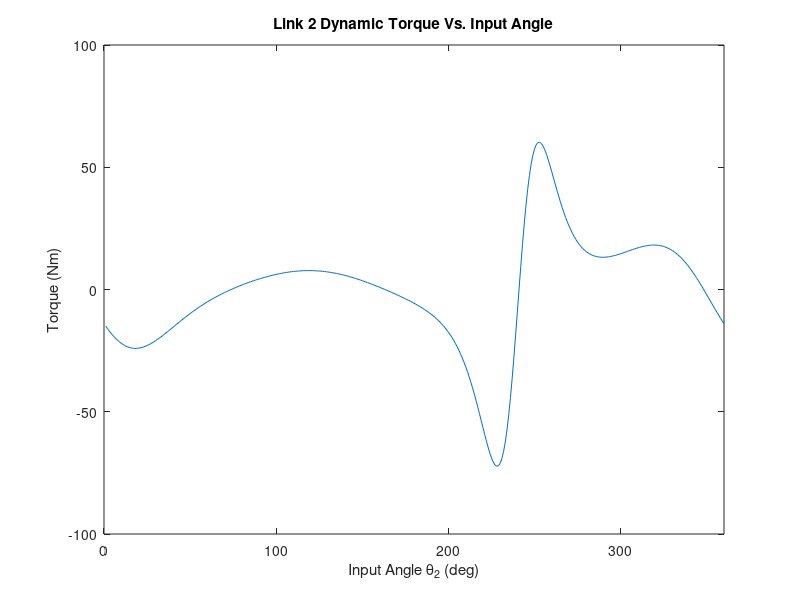
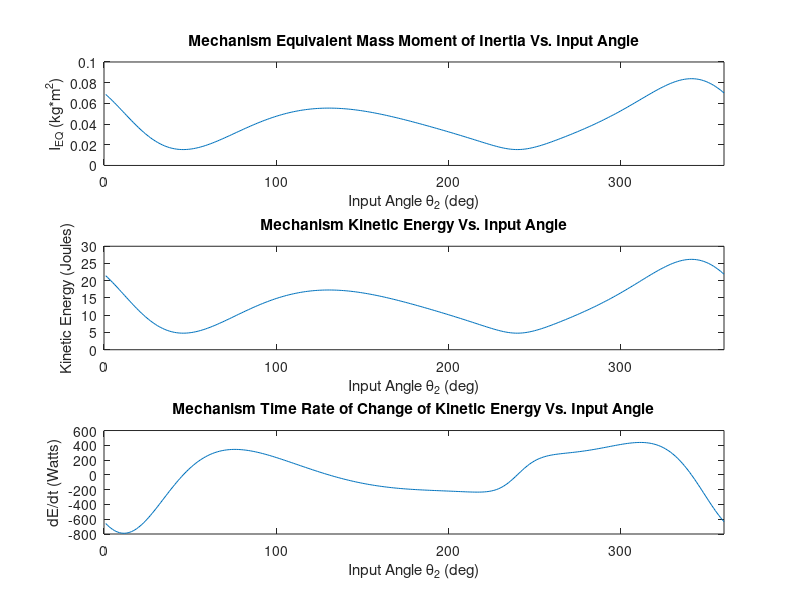
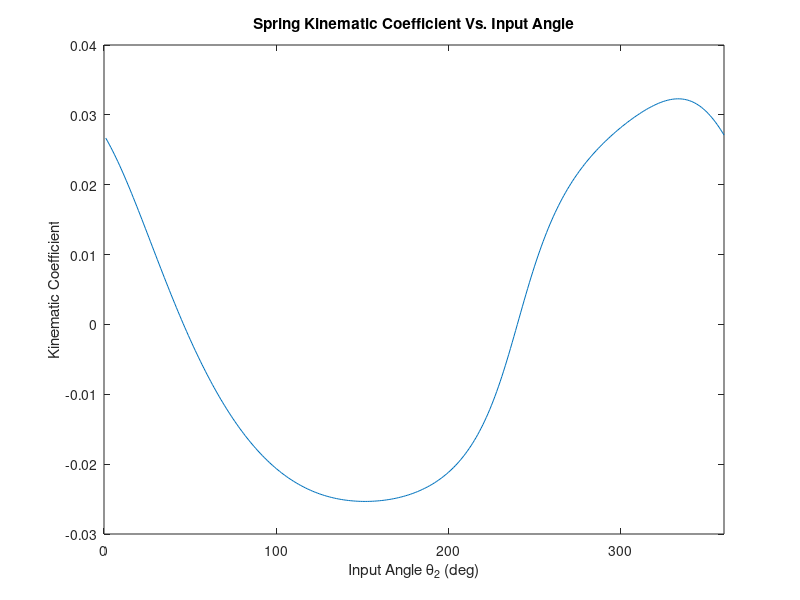
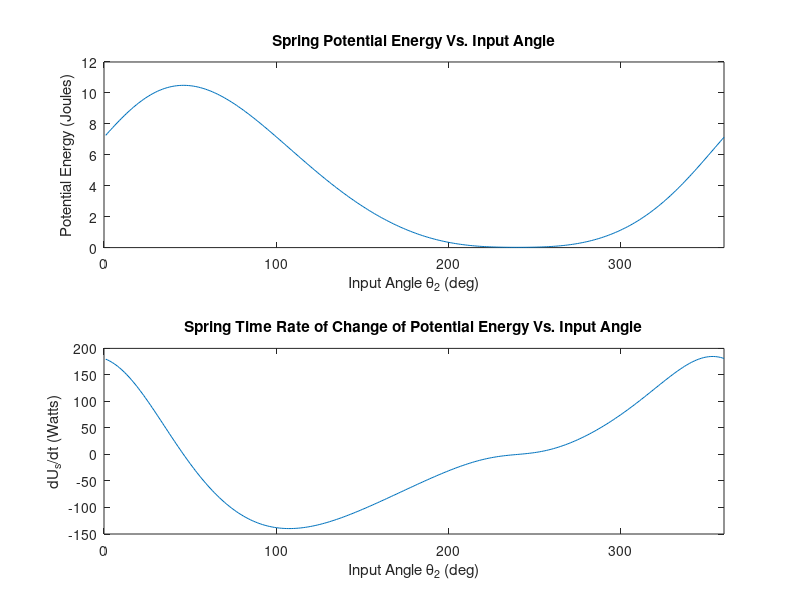

The MATLAB script that drew these images, in order: (Note: this script raises an error after producing the figures.)
%% ME 452 Fall 2021
% Project 2
% Nicholas Uhlarik
% Deliverable 2
% 11 November 2021
% Updated 4 December 2021

close all
clear all
clc

%% Constants

%Global
resolution = 0.01; %deg
g = 9.810; %m/s^2

%Spring
k = 5000; %N/m
Rs0 = 150 / 1000; %m

%Damper
C = 350; %Ns/m
h = 101.6 / 1000; %m

% Link 1
R1 = 203.20 / 1000; %m
R11 = 101.60 / 1000; %m
Theta1 = 0; %deg

% Link 2
R2 = 57.15 / 1000; %m
m2 = 2; %kg
Ig2 = 0.0067; %kgm^2
Theta2 = (1:1:360)'; %deg
Theta2Short = Theta2(1:10:end,:);
empty = zeros(size(Theta2));
Theta2prime = empty + 1;
Theta2Doubleprime = empty;
Omega2a = 25; %rad/s
Omega2b = 50; %rad/s
Alpha2 = 0; %rad/s^2
A2x = 0; %m/s^2
A2y = 0; %m/s^2
XG2prime = empty;
YG2prime = empty;
XG2Doubleprime = empty;
YG2Doubleprime = empty;

% Link 3
R3 = 184.15 / 1000; %m
R33 = R3 / 2; %m
m3 = 5.5; %kg
Ig3 = 0.0433; %kgm^2
Theta3 = empty; %deg
Theta3prime = empty;
Theta3Doubleprime = empty;
Xg = empty; %m
Yg = empty; %m
Xgprime = empty;
Ygprime = empty;
XgDoubleprime = empty;
YgDoubleprime = empty;
DeltaTheta3star = 1; %rad
Det_34 = empty;

% Link 4
R4 = 177.8 / 1000; %m
R44 = 127.00 / 1000; %m
m4 = 7.5; %kg
Ig4 = 0.2426; %kgm^2
Theta4 = empty;
Theta4prime = empty;
Theta4Doubleprime = empty;
A4x = 0; %m/s^2
A4y = 0; %m/s^2
DeltaTheta4star = 1; %rad
XG4prime = empty;
YG4prime = empty;
XG4Doubleprime = empty;
YG4Doubleprime = empty;

% Link 5
R5 = 50.80 / 1000; %m
R55 = 25.40 / 1000; %m
m5 = 1.5; %kg
Ig5 = 0.0009; %kgm^2
Theta5 = empty;
Theta5prime = empty;
Theta5Doubleprime = empty;
Xp = empty; %m
Yp = empty; %m
Xprime = empty;
Yprime = empty;
Xdprime = empty;
Ydprime = empty;
Rpprime = empty;
DeltaTheta5star = 1; %rad
Utx = empty;
Uty = empty;
Unx = empty;
Uny = empty;
Rhop = empty;
Xcc = empty; %m
Ycc = empty; %m
Det_56 = empty;

%Link 6
R6 = 127.00 / 1000; %m
m6 = 6; %kg
Ig6 = 0.0634; %kgm^2
Theta6 = empty;
Theta6prime = empty;
Theta6Doubleprime = empty;
A6x = 0; %m/s^2
A6y = 0; %m/s^2
DeltaTheta6star = 1; %rad
XG6prime = empty;
YG6prime = empty;
XG6Doubleprime = empty;
YG6Doubleprime = empty;

% Dynamic Forces
F65x = empty; %N
F65y = empty; %N
F34x = empty; %N
F34y = empty; %N
F16x = empty; %N
F16y = empty; %N
F12x = empty; %N
F12y = empty; %N
F45x = empty; %N
F45y = empty; %N
F14x = empty; %N
F14y = empty; %N
F23x = empty; %N
F23y = empty; %N
T12 = empty; %Nm

% Static Forces
RF65x = empty; %N
RF65y = empty; %N
RF34x = empty; %N
RF34y = empty; %N
RF16x = empty; %N
RF16y = empty; %N
RF12x = empty; %N
RF12y = empty; %N
RF45x = empty; %N
RF45y = empty; %N
RF14x = empty; %N
RF14y = empty; %N
RF23x = empty; %N
RF23y = empty; %N
RT12 = empty; %Nm

% Spring
R7prime = empty;
Theta7prime = empty;

% Damper
DeltaRc = empty;

%% Postures

% Initial Posture Guesses
Theta3star = 60; %rad
Theta4star = 110; %rad
Theta5star = 320; %rad
Theta6star = 40; %rad

for i = 1:length(Theta2)
    
    % Links 3 & 4 Using Newton Raphson
    iteration = 0;
    while ((abs(DeltaTheta3star) > resolution) || (abs(DeltaTheta4star) > resolution))
        
        iteration = iteration + 1;
        
        epsilon_x = R2 * cosd(Theta2(i)) + R3 * cosd(Theta3star) - R4 * cosd(Theta4star) - R1 * cosd(Theta1);
        epsilon_y = R2 * sind(Theta2(i)) + R3 * sind(Theta3star) - R4 * sind(Theta4star) - R1 * sind(Theta1);
        
        DeltaTheta3star = (((epsilon_x * R4 * cosd(Theta4star)) + (epsilon_y * R4 * sind(Theta4star))) / (R3 * R4 * sind(Theta3star - Theta4star))) * (180/pi); %deg
        DeltaTheta4star = (((epsilon_y * R3 * sind(Theta3star)) + (epsilon_x * R3 * cosd(Theta3star))) / (R3 * R4 * sind(Theta3star - Theta4star))) * (180/pi); %deg
        
        Theta3star = Theta3star + DeltaTheta3star; %deg
        Theta4star = Theta4star + DeltaTheta4star; %deg
        
        if (iteration > 10)
            disp('Error Section 1')
            break
        end
    end
    
    Theta3(i) = Theta3star;
    Theta4(i) = Theta4star;
    
    DeltaTheta3star = 1;
    DeltaTheta4star = 1;
    
    Det_34(i) = R3 * R4 * sind(Theta3(i) - Theta4(i)) * (180 / pi); %deg
    
    % Links 5 & 6 Using Newton Raphson
    iteration = 0;
    while (abs(DeltaTheta5star) > resolution || abs(DeltaTheta6star) > resolution)
        
        iteration = iteration + 1;
        
        epsilon_x2 = R6 * cosd(Theta6star) - R5 * cosd(Theta5star) - R44 * cosd(Theta4(i)) - R11 * cosd(Theta1);
        epsilon_y2 = R6 * sind(Theta6star) - R5 * sind(Theta5star) - R44 * sind(Theta4(i)) - R11 * sind(Theta1);
        
        DeltaTheta5star = ((((-epsilon_x2) * R6 * cosd(Theta6star)) + (-epsilon_y2 * R6 .* sind(Theta6star))) / (R5 * R6 * sind(Theta5star - Theta6star))) * (180 / pi); %deg
        DeltaTheta6star = ((((-epsilon_y2) * R5 * sind(Theta5star)) + (-epsilon_x2 * R5 .* cosd(Theta6star))) / (R5 * R6 * sind(Theta5star - Theta6star))) * (180 / pi);
        
        Theta5star = Theta5star + DeltaTheta5star; %deg
        Theta6star = Theta6star + DeltaTheta6star; %deg
        
        if (iteration > 10)
            disp('Error Section 2')
            break
        end
    end
    
    if (Theta5star > 360)
        Theta5star = Theta5star - 360;
        
    elseif (Theta5star < 0)
        Theta5star = Theta5star + 360;
    end
    
    Det_56(i) = R5 * R6 * sind(Theta5(i) - Theta6(i)); %deg
    
    Theta5(i) = Theta5star;
    Theta6(i) = Theta6star;
    
    DeltaTheta5star = 1;
    DeltaTheta6star = 1;
end

swing4 = max(Theta4) - min(Theta4);

%% Kinematic Coefficients

for i = 1:length(Theta2)
    %Link 3 and 4
    A = [-R3 * sind(Theta3(i)), R4 * sind(Theta4(i)); R3 * cosd(Theta3(i)), -R4 * cosd(Theta4(i))];
    B = [R2 * sind(Theta2(i)); -R2 * cosd(Theta2(i))];
    
    X = linsolve(A,B);
    Theta3prime(i) = X(1);
    Theta4prime(i) = X(2);
    
    B = [R2 * cosd(Theta2(i)) + R3 * cosd(Theta3(i)) * Theta3prime(i)^2 - R4 * cosd(Theta4(i)) * Theta4prime(i)^2; R2 * sind(Theta2(i)) + R3 * sind(Theta3(i)) * Theta3prime(i)^2 - R4 * sind(Theta4(i)) * Theta4prime(i)^2];
    X = linsolve(A,B);
    Theta3Doubleprime(i) = X(1);
    Theta4Doubleprime(i) = X(2);
    
    %Link 5 and 6
    A = [R5 * sind(Theta5(i)), -R6 * sind(Theta6(i)); -R5 * cosd(Theta5(i)), R6 * cosd(Theta6(i))];
    B = [-R44 * sind(Theta4(i)) * Theta4prime(i); R44 * cosd(Theta4(i)) * Theta4prime(i)];
    
    X = linsolve(A,B);
    Theta5prime(i) = X(1);
    Theta6prime(i) = X(2);
    
    B = [-R44 * (cosd(Theta4(i)) * Theta4prime(i)^2 + sind(Theta4(i)) * Theta4Doubleprime(i)) - R5 * cosd(Theta5(i)) * Theta5prime(i)^2 + R6 * cosd(Theta6(i)) * Theta6prime(i)^2; ...
        R44 * (-sind(Theta4(i)) * Theta4prime(i)^2 + cosd(Theta4(i)) * Theta4Doubleprime(i)) - R5 * sind(Theta5(i)) * Theta5prime(i)^2 + R6 * sind(Theta6(i)) * Theta6prime(i)^2];
    
    X = linsolve(A,B);
    Theta5Doubleprime(i) = X(1);
    Theta6Doubleprime(i) = X(2);

end

%Velocity
Omega3a = Theta3prime * Omega2a;
Omega4a = Theta4prime * Omega2a;
Omega5a = Theta5prime * Omega2a;
Omega6a = Theta6prime * Omega2a;

Omega3b = Theta3prime * Omega2b;
Omega4b = Theta4prime * Omega2b;
Omega5b = Theta5prime * Omega2b;
Omega6b = Theta6prime * Omega2b;

%Acceleration
Alpha3a = Theta3Doubleprime * Omega2a^2 + Theta3prime * Alpha2;
Alpha4a = Theta4Doubleprime * Omega2a^2 + Theta4prime * Alpha2;
Alpha5a = Theta5Doubleprime * Omega2a^2 + Theta5prime * Alpha2;
Alpha6a = Theta6Doubleprime * Omega2a^2 + Theta6prime * Alpha2;

Alpha3b = Theta3Doubleprime * Omega2b^2 + Theta3prime * Alpha2;
Alpha4b = Theta4Doubleprime * Omega2b^2 + Theta4prime * Alpha2;
Alpha5b = Theta5Doubleprime * Omega2b^2 + Theta5prime * Alpha2;
Alpha6b = Theta6Doubleprime * Omega2b^2 + Theta6prime * Alpha2;

%% Kinematics of Points in Mechanism

for i = 1:length(Theta2)
    % Kinematics of Point P
    Xp(i) = R1 * cosd(Theta1) + R44 * cosd(Theta4(i)) + R55 * cosd(Theta5(i));
    Yp(i) = R1 * sind(Theta1) + R44 * sind(Theta4(i)) + R55 * sind(Theta5(i));
    
    Xprime(i) = -R44 * sind(Theta4(i)) * Theta4prime(i) - R55 * sind(Theta5(i)) * Theta5prime(i);
    Yprime(i) = R44 * cosd(Theta4(i)) * Theta4prime(i) + R55 * cosd(Theta5(i)) * Theta5prime(i);
    
    Xdprime(i) = -R44 * (cosd(Theta4(i)) * Theta4prime(i)^2 + sind(Theta4(i)) * Theta4Doubleprime(i)) ...
        -R55 * (cosd(Theta5(i)) * Theta5prime(i)^2 + sind(Theta5(i)) * Theta5Doubleprime(i));
    Ydprime(i) = -R44 * (sind(Theta4(i)) * Theta4prime(i)^2 - cosd(Theta4(i)) * Theta4Doubleprime(i)) ...
        -R55 * (sind(Theta5(i)) * Theta5prime(i)^2 - cosd(Theta5(i)) * Theta5Doubleprime(i));
    
    % Kinematics of Point G
    Xg(i) = R1 * cosd(Theta1) + R4 * cosd(Theta4(i)) - R33 * cosd(Theta3(i));
    Yg(i) = R1 * sind(Theta1) + R4 * sind(Theta4(i)) - R33 * sind(Theta3(i));
    
    Xgprime(i) = -R4 * sind(Theta4(i)) * Theta4prime(i) + R33 * sind(Theta3(i)) * Theta3prime(i);
    Ygprime(i) = R4 * cosd(Theta4(i)) * Theta4prime(i) - R33 * cosd(Theta3(i)) * Theta3prime(i);
    
    XgDoubleprime(i) = -R4 * cosd(Theta4(i)) * Theta4prime(i)^2 - R4 * sind(Theta4(i)) * Theta4Doubleprime(i) ...
        + R33 * cosd(Theta3(i)) * Theta3prime(i)^2 + R33 * sind(Theta3(i)) * Theta3Doubleprime(i);
    YgDoubleprime(i) = -R4 * sind(Theta4(i)) * Theta4prime(i)^2 + R4 * cosd(Theta4(i)) * Theta4Doubleprime(i) ...
        + R33 * sind(Theta3(i)) * Theta3prime(i)^2 - R33 * cosd(Theta3(i)) * Theta3Doubleprime(i);
    
    
    % Point P Path Analysis
    Rpprime(i) = sqrt(Xprime(i) ^ 2 + Yprime(i) ^ 2);
    
    Utx(i) = Xprime(i) / Rpprime(i); %m/s
    Uty(i) = Yprime(i) / Rpprime(i); %m/s
    Uny(i) = Xprime(i) / Rpprime(i); %m/s
    Unx(i) = -Yprime(i) / Rpprime(i); %m/s
    
    Rhop(i) = (Rpprime(i) ^ 3) / (Xprime(i) * Ydprime(i) - Yprime(i) * Xdprime(i)); %m
    
    Xcc(i) = Xp(i) + Rhop(i) * (-Yprime(i) / Rpprime(i)); %m
    Ycc(i) = Yp(i) + Rhop(i) * (Xprime(i) / Rpprime(i)); %m
    
end

% Minimum and Maximum Displacements of Point P
[Xmin_P, XminPos] = min(Xp);
[Xmax_P, XmaxPos] = max(Xp);
[Ymin_P, YminPos] = min(Yp);
[Ymax_P, YmaxPos] = max(Yp);

Xmin_Theta2 = Theta2(XminPos);
Xmax_Theta2 = Theta2(XmaxPos);
Ymin_Theta2 = Theta2(YminPos);
Ymax_Theta2 = Theta2(YmaxPos);

deltaXp = Xmax_P - Xmin_P;
deltaYp = Ymax_P - Ymin_P;

% Velocity of Points
Vpx = Xprime * Omega2a;
Vpy = Yprime * Omega2a;
Vgx = Xgprime * Omega2a;
Vgy = Ygprime * Omega2a;

% Acceleration of Points
Apx = Xdprime * Omega2a^2 + Xprime * Alpha2;
Apy = Ydprime * Omega2a^2 + Yprime * Alpha2;

Agx = XgDoubleprime * Omega2a^2 + Xgprime * Alpha2;
Agy = YgDoubleprime * Omega2a^2 + Ygprime * Alpha2;

%% Dynamic Force Analysis

for i = 1:length(Theta2)
    A = [-R6 * sind(Theta6(i)), -R6 * cosd(Theta6(i)); R5 * sind(Theta5(i)), R5 * cosd(Theta6(i))];
    B = [Ig6 * Alpha6a(i); Ig5 * Alpha5a(i) + m5 * (-R55 * cosd(Theta5(i)) * Apy(i) + R55 * sind(Theta5(i)) * Apx(i)) + m5 * g * R55 * cosd(Theta5(i))];
    X = linsolve(A,B);
    
    F65x(i) = X(1);
    F65y(i) = X(2);
    
    F45x(i) = m5 * Apx(i) - F65x(i);
    F45y(i) = m5 * Agy(i) + g * m5 - F65y(i);
    
    A = [R4 * sind(Theta4(i)), R4 * cosd(Theta4(i)); -R3 * sind(Theta3(i)), -R3 * cosd(Theta3(i))];
    B = [Ig4 * Alpha4a(i) + F45y(i) * R44 * cosd(Theta4(i)) + F45x(i) * R44 * sind(Theta4(i)); ...
        Ig3 * Alpha3a(i) + m3 * (-R33 * cosd(Theta3(i)) * Agy(i) + R33 * sind(Theta3(i)) * Agx(i)) + g * m3 * R33 * cosd(Theta3(i))];
    X = linsolve(A,B);
    
    F34x(i) = X(1);
    F34y(i) = X(2);
    
    F14x(i) = m4 * A4x + F45x(i) - F34x(i);
    F14y(i) = m4 * A4y + g * m4 + F45y(i) - F34y(i);
    
    F16x(i) = m6 * A6x + F65x(i);
    F16y(i) = m6 * A6y + g * m6 + F65y(i);
    
    F23x(i) = m3 * Agx(i) + F34x(i);
    F23y(i) = m3 * Agy(i) + g * m3 + F34y(i);
    
    F12x(i) = m2 * A2x + F23x(i);
    F12y(i) = m2 * A2y + g * m2 + F23y(i);
    
    T12(i) = Ig2 * Alpha2 + F23x(i) * R2 * sind(Theta2(i)) + F23y(i) * R2 * cosd(Theta2(i));

end

%% Static Force Analysis

for i = 1:length(Theta2)
    A = [-R6 * sind(Theta6(i)), -R6 * cosd(Theta6(i)); R5 * sind(Theta5(i)), R5 * cosd(Theta6(i))];
    B = [0; m5 * g * R55 * cosd(Theta5(i))];
    X = linsolve(A,B);
    
    RF65x(i) = X(1);
    RF65y(i) = X(2);
    
    RF45x(i) = -RF65x(i);
    RF45y(i) = g * m5 - RF65y(i);
    
    A = [R4 * sind(Theta4(i)), R4 * cosd(Theta4(i)); -R3 * sind(Theta3(i)), -R3 * cosd(Theta3(i))];
    B = [RF45y(i) * R44 * cosd(Theta4(i)) + RF45x(i) * R44 * sind(Theta4(i)); ...
        g * m3 * R33 * cosd(Theta3(i))];
    X = linsolve(A,B);
    
    RF34x(i) = X(1);
    RF34y(i) = X(2);
    
    RF14x(i) = RF45x(i) - RF34x(i);
    RF14y(i) = g * m4 + RF45y(i) - RF34y(i);
    
    RF16x(i) = RF65x(i);
    RF16y(i) = g * m6 + RF65y(i);
    
    RF23x(i) = RF34x(i);
    RF23y(i) = g * m3 + RF34y(i);
    
    RF12x(i) = RF23x(i);
    RF12y(i) = g * m2 + RF23y(i);
    
    RT12(i) = RF23x(i) * R2 * sind(Theta2(i)) + RF23y(i) * R2 * cosd(Theta2(i));

end

%% Kinetic Energy & Equivalent Moments of Intertia
A2 = m2 * (XG2prime.^2 + YG2prime.^2) + Ig2 * Theta2prime.^2; %kg*m^2
A3 = m3 * (Xgprime.^2 + Ygprime.^2) + Ig3 * Theta3prime.^2; %kg*m^2
A4 = m4 * (XG4prime.^2 + YG4prime.^2) + Ig4 * Theta4prime.^2; %kg*m^2
A5 = m5 * (Xprime.^2 + Yprime.^2) + Ig5 * Theta5prime.^2; %kg*m^2
A6 = m6 * (XG6prime.^2 + YG6prime.^2) + Ig6 * Theta6prime.^2; %kg*m^2

Ieq = A2 + A3 + A4 + A5 + A6; %kg*m^2

KE = 0.5 * Ieq * Omega2a^2; %Joule

B2 = m2 * (XG2prime .* XG2Doubleprime + YG2prime .* YG2Doubleprime) + Ig2 * Theta2prime .* Theta2Doubleprime; %kg*m^2
B3 = m3 * (Xgprime .* XgDoubleprime + Ygprime .* YgDoubleprime) + Ig3 * Theta3prime .* Theta3Doubleprime; %kg*m^2
B4 = m4 * (XG4prime .* XG4Doubleprime + YG4prime .* YG4Doubleprime) + Ig4 * Theta4prime .* Theta4Doubleprime; %kg*m^2
B5 = m5 * (Xprime .* Xdprime + Yprime .* Ydprime) + Ig5 * Theta5prime .* Theta5Doubleprime; %kg*m^2
B6 = m6 * (XG6prime .* XG6Doubleprime + YG6prime .* YG6Doubleprime) + Ig6 * Theta6prime .* Theta6Doubleprime; %kg*m^2

Btot = B2 + B3 + B4 + B5 + B6; %kg*m^2

dEdt = Ieq * Omega2a * Alpha2 + Btot * Omega2a ^ 3; %Watt

%% Spring Potential Energy
R7 = sqrt(Xp.^2 + Yp.^2);
Theta7 = acosd(Xp ./ R7);

for i = 1:length(Theta2)
    A = [cosd(Theta7(i)), -R7(i)*sind(Theta7(i)); sind(Theta7(i)), R7(i)*cosd(Theta7(i))];
    B = [-R55*sind(Theta5(i))*Theta5prime(i)-R44*sind(Theta4(i))*Theta4prime(i); R55*cosd(Theta5(i))*Theta5prime(i)+R44*cosd(Theta4(i))*Theta4prime(i)];
    
    x = linsolve(A,B);
    
    R7prime(i) = x(1);
    Theta7prime(i) = x(2);
end

Us = 0.5 * k * (R7 - Rs0).^2; %Joules
dUsdt = k * (R7 - Rs0) .* R7prime * Omega2a;

%% Gravitational Potential Energy
Ug3 = m3 * g * Yg; %Joules
Ug5 = m5 * g * Yp; %Joules
Ugtot = Ug3 + Ug5; %Joules
dUgdt = (m3 * g * Ygprime + m5 * g * Yprime) * Omega2a; %Watts

%% Viscous Damper Dissipation Energy
R8prime = R44 * sind(Theta4) .* Theta4prime + R55 * sind(Theta5) .* Theta5prime;
for i = 1:length(Theta2)
    if (i == 1)
        DeltaRc(i) = Xp(i) - Xp(end);
    end
    if (i > 1)
        DeltaRc(i) = Xp(i) - Xp(i-1);
    end
end

Wc = C * R8prime * Omega2a .* DeltaRc; %Joules
dWcdt = C * R8prime.^2 * Omega2a^2; %Watts

%% Power Equation & Equation of Motion
Power = dEdt + dUsdt + dUgdt + dWcdt; %Watts
EOM_T12 = Power / Omega2a; %Nm

%% Postures Plots
% figure();
% subplot(2,1,1);
% hold on
% plot(Theta2, Theta3);
% plot(Theta2, Theta4);
% plot(Theta2, Theta5);
% plot(Theta2, Theta6);
% title('Link Postures Vs. Input Angle');
% xlabel('Input Angle \theta_2 (deg)');
% xlim([0 360]);
% ylabel('Link Postures (deg)');
% legend('\theta_3', '\theta_4', '\theta_5', '\theta_6', 'Location', 'eastoutside');
% hold off
% Postures = horzcat(Theta3, Theta4, Theta5, Theta6);
% Postures = Postures(1:10:end,:);

%% Determinants Plots
% subplot(2,1,2);
% hold on
% plot(Theta2, Det_34);
% plot(Theta2, Det_56);
% title('Determinants Vs. Input Angle');
% xlabel('Input Angle \theta_2 (deg)');
% xlim([0 360]);
% ylabel('Determinants (m^2)');
% legend('Links 3 & 4', 'Links 5 & 6', 'Location', 'eastoutside');
% hold off
% Determinants = horzcat(Det_34, Det_56);
% Determinants = Determinants(1:10:end, :);

%% Postures Plots
% figure();
% subplot(2,1,1);
% hold on
% plot(Theta2, Theta3prime);
% plot(Theta2, Theta4prime);
% plot(Theta2, Theta5prime);
% plot(Theta2, Theta6prime);
% title('Link First Order Kinemtaic Coefficients Vs. Input Angle');
% xlabel('Input Angle \theta_2 (deg)');
% xlim([0 360]);
% ylabel('Kinematic Coefficients');
% legend('\theta_3''', '\theta_4''', '\theta_5''', '\theta_6''', 'Location', 'eastoutside');
% hold off
% FirstOrderKC = horzcat(Theta3prime, Theta4prime, Theta5prime, Theta6prime);
% FirstOrderKC = FirstOrderKC(1:10:end,:);
% 
% subplot(2,1,2);
% hold on
% plot(Theta2, Theta3Doubleprime);
% plot(Theta2, Theta4Doubleprime);
% plot(Theta2, Theta5Doubleprime);
% plot(Theta2, Theta6Doubleprime);
% title('Link Second Order Kinemtaic Coefficients Vs. Input Angle');
% xlabel('Input Angle \theta_2 (deg)');
% xlim([0 360]);
% ylabel('Second Order Kinematic Coefficients');
% legend('\theta_3"', '\theta_4"', '\theta_5"', '\theta_6"', 'Location', 'eastoutside');
% hold off
% SecondOrderKC = horzcat(Theta3Doubleprime, Theta4Doubleprime, Theta5Doubleprime, Theta6Doubleprime);
% SecondOrderKC = SecondOrderKC(1:10:end,:);

%% Angular Velocities Plots
% figure();
% subplot(2,1,1);
% hold on
% plot(Theta2, Omega3a);
% plot(Theta2, Omega4a);
% plot(Theta2, Omega5a);
% plot(Theta2, Omega6a);
% title('Link Angular Velocities Vs. Input Angle for \omega_2 = 25 rad/s');
% xlabel('Input Angle \theta_2 (deg)');
% xlim([0 360]);
% ylabel('Angular Velocity (rad/s)');
% legend('\omega_3', '\omega_4', '\omega_5', '\omega_6', 'Location', 'eastoutside');
% hold off
% AngularVelocityA = horzcat(Omega3a, Omega4a, Omega5a, Omega6a);
% AngularVelocityA = AngularVelocityA(1:10:end,:);
% 
% subplot(2,1,2);
% hold on
% plot(Theta2, Omega3b);
% plot(Theta2, Omega4b);
% plot(Theta2, Omega5b);
% plot(Theta2, Omega6b);
% title('Link Angular Velocities Vs. Input Angle for \omega_2 = 50 rad/s');
% xlabel('Input Angle \theta_2 (deg)');
% xlim([0 360]);
% ylabel('Angular Velocity (rad/s)');
% legend('\omega_3', '\omega_4', '\omega_5', '\omega_6', 'Location', 'eastoutside');
% hold off
% AngularVelocityB = horzcat(Omega3b, Omega4b, Omega5b, Omega6b);
% AngularVelocityB = AngularVelocityB(1:10:end,:);

%% Angular Acceleration Plots
% figure();
% subplot(2,1,1);
% hold on
% plot(Theta2, Alpha3a);
% plot(Theta2, Alpha4a);
% plot(Theta2, Alpha5a);
% plot(Theta2, Alpha6a);
% title('Link Angular Accelerations Vs. Input Angle for \omega_2 = 25 rad/s');
% xlabel('Input Angle \theta_2 (deg)');
% xlim([0 360]);
% ylabel('Angular Acceleration (rad/s^2)');
% legend('\alpha_3', '\alpha_4', '\alpha_5', '\alpha_6', 'Location', 'eastoutside');
% hold off
% AngularAccelerationA = horzcat(Alpha3a, Alpha4a, Alpha5a, Alpha6a);
% AngularAccelerationA = AngularAccelerationA(1:10:end,:);
% 
% subplot(2,1,2);
% hold on
% plot(Theta2, Alpha3b);
% plot(Theta2, Alpha4b);
% plot(Theta2, Alpha5b);
% plot(Theta2, Alpha6b);
% title('Link Angular Accelerations Vs. Input Angle for \omega_2 = 50 rad/s');
% xlabel('Input Angle \theta_2 (deg)');
% xlim([0 360]);
% ylabel('Angular Acceleration (rad/s^2)');
% legend('\alpha_3', '\alpha_4', '\alpha_5', '\alpha_6', 'Location', 'eastoutside');
% hold off
% AngularAccelerationB = horzcat(Omega3b, Omega4b, Omega5b, Omega6b);
% AngularAccelerationB = AngularAccelerationB(1:10:end,:);

%% Kinematics of Point P Plots
% % Position of Point P
% figure();
% plot(Xp, Yp)
% title('Position of Point P Through Full Travel');
% xlabel('X Position (m)')
% ylabel('Y Position (m)')
% P_pos = horzcat(Xp, Yp);
% P_pos = P_pos(1:10:end, :);
% 
% % First Order Kinematic Coefficients of Point P
% figure();
% subplot(2,1,1);
% hold on
% plot(Theta2, Xprime)
% plot(Theta2, Yprime)
% title('First Order Kinematic Coefficients of Point P Vs. Input Angle');
% xlabel('Input Angle \theta_2 (deg)');
% xlim([0 360]);
% ylabel('Kinematic Coefficients');
% legend('X''', 'Y''', 'Location', 'eastoutside');
% hold off
% PFirstOrderKC = horzcat(Xprime, Yprime);
% PFirstOrderKC = PFirstOrderKC(1:10:end, :);
% 
% % Second Order Kinematic Coefficients of Point P
% subplot(2,1,2);
% hold on
% plot(Theta2, Xdprime)
% plot(Theta2, Ydprime)
% title('Second Order Kinematic Coefficients of Point P Vs. Input Angle');
% xlabel('Input Angle \theta_2 (deg)');
% xlim([0 360]);
% ylabel('Second Order Kinematic Coefficients');
% legend('X"', 'Y"', 'Location', 'eastoutside');
% hold off
% PSecondOrderKC = horzcat(Xdprime, Ydprime);
% PSecondOrderKC = PSecondOrderKC(1:10:end, :);
% 
% % Velocity and Acceleration of Point P
% figure();
% subplot(2,1,1);
% hold on
% plot(Theta2, Vpx)
% plot(Theta2, Vpy)
% title('Velocity of Point P Vs. Input Angle');
% xlabel('Input Angle \theta_2 (deg)');
% xlim([0 306]);
% ylabel('Velocity (m/s)');
% legend('V_x', 'V_y', 'Location', 'eastoutside');
% hold off
% PVelocity = horzcat(Vpx, Vpy);
% PVelocity = PVelocity(1:10:end, :);
% 
% % Second Order Kinematic Coefficients of Point P
% subplot(2,1,2);
% hold on
% plot(Theta2, Apx)
% plot(Theta2, Apy)
% title('Acceleration of Point P Vs. Input Angle');
% xlabel('Input Angle \theta_2 (deg)');
% xlim([0 360]);
% ylabel('Acceleration (m/s^2)');
% legend('A_x', 'A_y', 'Location', 'eastoutside');
% hold off
% PAcceleration = horzcat(Apx, Apy);
% PAcceleration = PAcceleration(1:10:end, :);

%% Dynamic Forces Plots
% figure();
% hold on
% plot(Theta2, F65x);
% plot(Theta2, F65y);
% plot(Theta2, F34x);
% plot(Theta2, F34y);
% plot(Theta2, F16x);
% plot(Theta2, F16y);
% plot(Theta2, F12x);
% plot(Theta2, F12y);
% plot(Theta2, F45x);
% plot(Theta2, F45y);
% plot(Theta2, F14x);
% plot(Theta2, F14y);
% plot(Theta2, F23x);
% plot(Theta2, F23y);
% title('Dynamic Link Forces Vs. Input Angle');
% xlabel('Input Angle \theta_2 (deg)');
% xlim([0 360]);
% ylabel('Force (N)');
% legend('F65x', 'F65y', 'F34x', 'F34y', 'F16x', 'F16y', 'F12x', 'F12y', 'F45x', 'F45y', 'F14x', 'F14y', 'F23x', 'F23y', 'Location', 'eastoutside')
% hold off
% DynamicForces = horzcat(F65x, F65y, F34x, F34y, F16x, F16y, F12x, F12y, F45x, F45y, F14x, F14y, F23x, F23y);
% DynamicForces = DynamicForces(1:10:end,:);
% 
figure();
plot(Theta2, T12)
title('Link 2 Dynamic Torque Vs. Input Angle');
xlabel('Input Angle \theta_2 (deg)');
xlim([0 360]);
ylabel('Torque (Nm)');
DynamicTorque = T12;
DynamicTorque = DynamicTorque(1:10:end,:); 

%% Static Forces Plots
% figure();
% hold on
% plot(Theta2, RF65x);
% plot(Theta2, RF65y);
% plot(Theta2, RF34x);
% plot(Theta2, RF34y);
% plot(Theta2, RF16x);
% plot(Theta2, RF16y);
% plot(Theta2, RF12x);
% plot(Theta2, RF12y);
% plot(Theta2, RF45x);
% plot(Theta2, RF45y);
% plot(Theta2, RF14x);
% plot(Theta2, RF14y);
% plot(Theta2, RF23x);
% plot(Theta2, RF23y);
% title('Static Reaction Forces Vs. Input Angle');
% xlabel('Input Angle \theta_2 (deg)');
% xlim([0 360]);
% ylabel('Force (N)');
% legend('RF65x', 'RF65y', 'RF34x', 'RF34y', 'RF16x', 'RF16y', 'RF12x', 'RF12y', 'RF45x', 'RF45y', 'RF14x', 'RF14y', 'RF23x', 'RF23y', 'Location', 'eastoutside')
% hold off
% StaticForces = horzcat(RF65x, RF65y, RF34x, RF34y, RF16x, RF16y, RF12x, RF12y, RF45x, RF45y, RF14x, RF14y, RF23x, RF23y);
% StaticForces = StaticForces(1:10:end,:);
% 
% figure();
% plot(Theta2, RT12)
% title('Link 2 Static Torque Vs. Input Angle');
% xlabel('Input Angle \theta_2 (deg)');
% xlim([0 360]);
% ylabel('Torque (Nm)');
% StaticTorque = RT12;
% StaticTorque = StaticTorque(1:10:end,:);

%% Kinetic Energy Plots
figure();
subplot(3,1,1)
plot(Theta2, Ieq)
title('Mechanism Equivalent Mass Moment of Inertia Vs. Input Angle');
xlabel('Input Angle \theta_2 (deg)');
xlim([0 360]);
ylabel('I_E_Q (kg*m^2)');

subplot(3,1,2)
plot(Theta2, KE)
title('Mechanism Kinetic Energy Vs. Input Angle');
xlabel('Input Angle \theta_2 (deg)');
xlim([0 360]);
ylabel('Kinetic Energy (Joules)');

subplot(3,1,3)
plot(Theta2, dEdt)
title('Mechanism Time Rate of Change of Kinetic Energy Vs. Input Angle');
xlabel('Input Angle \theta_2 (deg)');
xlim([0 360]);
ylabel('dE/dt (Watts)');
KineticEnergy = horzcat(Ieq, KE, dEdt);
KineticEnergy = KineticEnergy(1:10:end,:);

%% Spring Energy Plots
figure();
plot(Theta2, R7prime)
title('Spring Kinematic Coefficient Vs. Input Angle');
xlabel('Input Angle \theta_2 (deg)');
xlim([0 360]);
ylabel('Kinematic Coefficient');

figure();
subplot(2,1,1)
plot(Theta2, Us)
title('Spring Potential Energy Vs. Input Angle');
xlabel('Input Angle \theta_2 (deg)');
xlim([0 360]);
ylabel('Potential Energy (Joules)');

subplot(2,1,2)
plot(Theta2, dUsdt)
title('Spring Time Rate of Change of Potential Energy Vs. Input Angle');
xlabel('Input Angle \theta_2 (deg)');
xlim([0 360]);
ylabel('dU_s/dt (Watts)');
Spring = horzcat(R7prime, Us, dUsdt);
Spring = Spring(1:10:end,:);

%% Gravitational Energy Plots
figure();
hold on;
plot(Theta2, Ug3)
plot(Theta2, Ug5)
plot(Theta2, Ugtot)
title('Gravitational Potential Energy Vs. Input Angle');
xlabel('Input Angle \theta_2 (deg)');
xlim([0 360]);
ylabel('Gravitational Potential Energy (Joules)');
legend('Ug Link 3', 'Ug Link 5', 'Ug Total', 'Location', 'eastoutside');
hold off;

figure();
plot(Theta2, dUgdt)
title('Time Rate of Change of Gravitational Energy Vs. Input Angle');
xlabel('Input Angle \theta_2 (deg)');
xlim([0 360]);
ylabel('dU_g/dt (Watts)');
Gravity = horzcat(Ug3, Ug5, Ugtot, dUgdt);
Gravity = Gravity(1:10:end,:);

%% Damper Dissipation Energy Plots
figure();
plot(Theta2, R8prime)
title('Damper Kinematic Coefficient Vs. Input Angle');
xlabel('Input Angle \theta_2 (deg)');
xlim([0 360]);
ylabel('Kinematic Coefficient');

figure();
subplot(2,1,1)
plot(Theta2, Wc)
title('Viscous Damper Dissipation Energy Vs. Input Angle');
xlabel('Input Angle \theta_2 (deg)');
xlim([0 360]);
ylabel('Dissipation Energy (Joules)');

subplot(2,1,2)
plot(Theta2, dWcdt)
title('Time Rate of Change of Viscous Damper Dissipation Energy Vs. Input Angle');
xlabel('Input Angle \theta_2 (deg)');
xlim([0 360]);
ylabel('dW_c/dt (Watts)');
Damper = horzcat(R8prime, Wc, dWcdt);
Damper = Damper(1:10:end,:);

%% Power Equation & EOM Plots
figure();
plot(Theta2, EOM_T12)
title('Equation of Motion Torque Vs. Input Angle');
xlabel('Input Angle \theta_2 (deg)');
xlim([0 360]);
ylabel('Torque (Nm)');
MotorTorque = EOM_T12;
MotorTorque = MotorTorque(1:10:end,:);

figure();
hold on
plot(Theta2, Power)
plot(Theta2, dEdt)
plot(Theta2, dUsdt)
plot(Theta2, dUgdt)
plot(Theta2, dWcdt)
title('Power Contribution Vs. Input Angle');
xlabel('Input Angle \theta_2 (deg)');
xlim([0 360]);
ylabel('Power (Watts)');
legend('Net Power', 'Kinetic Power', 'Spring Power', 'Gravitational Power', 'Damper Power', 'Location', 'eastoutside');
hold off
MotorPower = horzcat(Power, dEdt, dUsdt, dUgdt, dWcdt);
MotorPower = MotorPower(1:10:end,:);

figure();
hold on
plot(Theta2, EOM_T12)
plot(Theta2, T12)
title('EOM Torque & Newton Euler Vs. Input Angle');
xlabel('Input Angle \theta_2 (deg)');
xlim([0 360]);
ylabel('Torque (Nm)');
legend('EOM', 'Newton Euler', 'Location', 'eastoutside');
hold off

%% Spreadsheets
Header = ["Theta2 (Deg)", "Torque (Nm)"];
writematrix([Header; [Theta2Short, DynamicTorque]], 'DynamicTorque.xls');

Header = ["Theta2 (Deg)", "I_EQ (kg*m^2)", "KE (Joules)", "dE/dt (Watt)"];
writematrix([Header; [Theta2Short, KineticEnergy]], 'KineticEnergy.xls');

Header = ["Theta2 (Deg)", "Rs'", "Us (Joules)", "dUs/dt (Watt)"];
writematrix([Header; [Theta2Short, Spring]], 'Spring.xls');

Header = ["Theta2 (Deg)", "Ug Link 3 (Joules)", "Ug Link 5 (Joules)", "Ug Total (Joules)" "dUg/dt (Watt)"];
writematrix([Header; [Theta2Short, Gravity]], 'Gravity.xls');

Header = ["Theta2 (Deg)", "Rc'", "Wc (Joules)", "dWc/dt (Watt)"];
writematrix([Header; [Theta2Short, Damper]], 'Damper.xls');

Header = ["Theta2 (Deg)", "Motor Torque (Nm)"];
writematrix([Header; [Theta2Short, MotorTorque]], 'MotorTorque.xls');

Header = ["Theta2 (Deg)", "Net Power (Watt)", "dE/dt (Watt)", "dUs/dt (Watt)" "dUg/dt (Watt)", "dWc/dt (Watt)"];
writematrix([Header; [Theta2Short, MotorPower]], 'MotorPower.xls');

Header = ["Theta2 (Deg)", "EOM Motor Torque (Nm)", "Newton Euler Motor Torque (Nm)"];
writematrix([Header; [Theta2Short, MotorTorque, DynamicTorque]], 'ComparisonTorque.xls');
